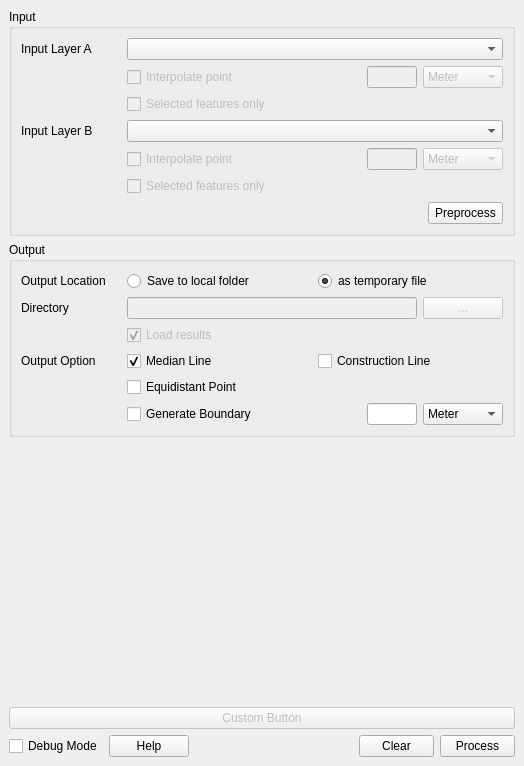
<?xml version="1.0" encoding="UTF-8"?>
<ui version="4.0">
 <class>EqDistantDockWidgetBase</class>
 <widget class="QDockWidget" name="EqDistantDockWidgetBase">
  <property name="geometry">
   <rect>
    <x>0</x>
    <y>0</y>
    <width>524</width>
    <height>766</height>
   </rect>
  </property>
  <property name="windowTitle">
   <string>EqDistant</string>
  </property>
  <widget class="QWidget" name="dockWidgetContents">
   <layout class="QGridLayout" name="gridLayout_3">
    <item row="0" column="0">
     <widget class="QGroupBox" name="groupBox">
      <property name="title">
       <string>Input</string>
      </property>
      <layout class="QGridLayout" name="gridLayout">
       <item row="1" column="0">
        <layout class="QGridLayout" name="gridLayout_4">
         <item row="1" column="2">
          <widget class="QLineEdit" name="interpolate_value_a">
           <property name="enabled">
            <bool>false</bool>
           </property>
           <property name="sizePolicy">
            <sizepolicy hsizetype="Maximum" vsizetype="Fixed">
             <horstretch>0</horstretch>
             <verstretch>0</verstretch>
            </sizepolicy>
           </property>
           <property name="maximumSize">
            <size>
             <width>50</width>
             <height>16777215</height>
            </size>
           </property>
           <property name="toolTip">
            <string>Interval distance. Line segment shorter than this value will be interpolated.</string>
           </property>
          </widget>
         </item>
         <item row="1" column="1">
          <widget class="QCheckBox" name="interpolate_input_a">
           <property name="enabled">
            <bool>false</bool>
           </property>
           <property name="toolTip">
            <string>Interpolate point at a given interval. Enabled on input layer in Projected CRS.</string>
           </property>
           <property name="text">
            <string>Interpolate point</string>
           </property>
          </widget>
         </item>
         <item row="1" column="0">
          <widget class="QLabel" name="label_8">
           <property name="maximumSize">
            <size>
             <width>100</width>
             <height>16777215</height>
            </size>
           </property>
           <property name="text">
            <string/>
           </property>
          </widget>
         </item>
         <item row="1" column="3">
          <widget class="QComboBox" name="interpolate_unit_a">
           <property name="enabled">
            <bool>false</bool>
           </property>
           <property name="sizePolicy">
            <sizepolicy hsizetype="Maximum" vsizetype="Fixed">
             <horstretch>0</horstretch>
             <verstretch>0</verstretch>
            </sizepolicy>
           </property>
           <property name="maximumSize">
            <size>
             <width>80</width>
             <height>16777215</height>
            </size>
           </property>
           <item>
            <property name="text">
             <string>Meter</string>
            </property>
           </item>
           <item>
            <property name="text">
             <string>Kilometer</string>
            </property>
           </item>
           <item>
            <property name="text">
             <string>Nautical Miles</string>
            </property>
           </item>
          </widget>
         </item>
         <item row="2" column="1">
          <widget class="QCheckBox" name="selected_input_a">
           <property name="enabled">
            <bool>false</bool>
           </property>
           <property name="toolTip">
            <string>Only use selected features in this layer as input for line creation.</string>
           </property>
           <property name="text">
            <string>Selected features only</string>
           </property>
          </widget>
         </item>
         <item row="2" column="0">
          <widget class="QLabel" name="label_5">
           <property name="maximumSize">
            <size>
             <width>100</width>
             <height>16777215</height>
            </size>
           </property>
           <property name="text">
            <string/>
           </property>
          </widget>
         </item>
        </layout>
       </item>
       <item row="0" column="0">
        <layout class="QHBoxLayout" name="horizontalLayout">
         <item>
          <widget class="QLabel" name="label">
           <property name="maximumSize">
            <size>
             <width>100</width>
             <height>16777215</height>
            </size>
           </property>
           <property name="text">
            <string>Input Layer A</string>
           </property>
          </widget>
         </item>
         <item>
          <widget class="QgsMapLayerComboBox" name="mcb_input_a"/>
         </item>
        </layout>
       </item>
       <item row="7" column="0">
        <layout class="QHBoxLayout" name="horizontalLayout_4">
         <item>
          <spacer name="horizontalSpacer_2">
           <property name="orientation">
            <enum>Qt::Horizontal</enum>
           </property>
           <property name="sizeHint" stdset="0">
            <size>
             <width>40</width>
             <height>20</height>
            </size>
           </property>
          </spacer>
         </item>
         <item>
          <widget class="QPushButton" name="btn_preprocess">
           <property name="minimumSize">
            <size>
             <width>75</width>
             <height>0</height>
            </size>
           </property>
           <property name="maximumSize">
            <size>
             <width>75</width>
             <height>16777215</height>
            </size>
           </property>
           <property name="toolTip">
            <string>Preprocess input data to get initial overview on the area.</string>
           </property>
           <property name="text">
            <string>Preprocess</string>
           </property>
          </widget>
         </item>
        </layout>
       </item>
       <item row="4" column="0">
        <layout class="QHBoxLayout" name="horizontalLayout_2">
         <item>
          <widget class="QLabel" name="label_2">
           <property name="maximumSize">
            <size>
             <width>100</width>
             <height>16777215</height>
            </size>
           </property>
           <property name="text">
            <string>Input Layer B</string>
           </property>
          </widget>
         </item>
         <item>
          <widget class="QgsMapLayerComboBox" name="mcb_input_b"/>
         </item>
        </layout>
       </item>
       <item row="5" column="0">
        <layout class="QGridLayout" name="gridLayout_5">
         <item row="0" column="4">
          <widget class="QComboBox" name="interpolate_unit_b">
           <property name="enabled">
            <bool>false</bool>
           </property>
           <property name="sizePolicy">
            <sizepolicy hsizetype="Maximum" vsizetype="Fixed">
             <horstretch>0</horstretch>
             <verstretch>0</verstretch>
            </sizepolicy>
           </property>
           <property name="maximumSize">
            <size>
             <width>80</width>
             <height>16777215</height>
            </size>
           </property>
           <item>
            <property name="text">
             <string>Meter</string>
            </property>
           </item>
           <item>
            <property name="text">
             <string>Kilometer</string>
            </property>
           </item>
           <item>
            <property name="text">
             <string>Nautical Miles</string>
            </property>
           </item>
          </widget>
         </item>
         <item row="1" column="2">
          <widget class="QCheckBox" name="selected_input_b">
           <property name="enabled">
            <bool>false</bool>
           </property>
           <property name="toolTip">
            <string>Only use selected features in this layer as input for line creation.</string>
           </property>
           <property name="text">
            <string>Selected features only</string>
           </property>
          </widget>
         </item>
         <item row="0" column="3">
          <widget class="QLineEdit" name="interpolate_value_b">
           <property name="enabled">
            <bool>false</bool>
           </property>
           <property name="sizePolicy">
            <sizepolicy hsizetype="Maximum" vsizetype="Fixed">
             <horstretch>0</horstretch>
             <verstretch>0</verstretch>
            </sizepolicy>
           </property>
           <property name="maximumSize">
            <size>
             <width>50</width>
             <height>16777215</height>
            </size>
           </property>
           <property name="toolTip">
            <string>Interval distance. Line segment shorter than this value will be interpolated.</string>
           </property>
          </widget>
         </item>
         <item row="0" column="2">
          <widget class="QCheckBox" name="interpolate_input_b">
           <property name="enabled">
            <bool>false</bool>
           </property>
           <property name="toolTip">
            <string>Interpolate point at a given interval. Enabled on input layer in Projected CRS.</string>
           </property>
           <property name="text">
            <string>Interpolate point</string>
           </property>
          </widget>
         </item>
         <item row="1" column="0">
          <widget class="QLabel" name="label_7">
           <property name="maximumSize">
            <size>
             <width>100</width>
             <height>16777215</height>
            </size>
           </property>
           <property name="text">
            <string/>
           </property>
          </widget>
         </item>
         <item row="0" column="0">
          <widget class="QLabel" name="label_6">
           <property name="maximumSize">
            <size>
             <width>100</width>
             <height>16777215</height>
            </size>
           </property>
           <property name="text">
            <string/>
           </property>
          </widget>
         </item>
        </layout>
       </item>
      </layout>
     </widget>
    </item>
    <item row="1" column="0">
     <widget class="QGroupBox" name="outputGroup">
      <property name="enabled">
       <bool>true</bool>
      </property>
      <property name="sizePolicy">
       <sizepolicy hsizetype="Expanding" vsizetype="Minimum">
        <horstretch>0</horstretch>
        <verstretch>0</verstretch>
       </sizepolicy>
      </property>
      <property name="title">
       <string>Output</string>
      </property>
      <layout class="QGridLayout" name="gridLayout_2">
       <item row="2" column="0">
        <layout class="QHBoxLayout" name="horizontalLayout_10">
         <item>
          <widget class="QLabel" name="label_10">
           <property name="minimumSize">
            <size>
             <width>100</width>
             <height>0</height>
            </size>
           </property>
           <property name="maximumSize">
            <size>
             <width>100</width>
             <height>16777215</height>
            </size>
           </property>
           <property name="text">
            <string>Directory</string>
           </property>
          </widget>
         </item>
         <item>
          <widget class="QLineEdit" name="folder_path">
           <property name="enabled">
            <bool>false</bool>
           </property>
           <property name="readOnly">
            <bool>true</bool>
           </property>
          </widget>
         </item>
         <item>
          <widget class="QPushButton" name="btn_browse_dir">
           <property name="enabled">
            <bool>false</bool>
           </property>
           <property name="minimumSize">
            <size>
             <width>75</width>
             <height>0</height>
            </size>
           </property>
           <property name="maximumSize">
            <size>
             <width>100</width>
             <height>16777215</height>
            </size>
           </property>
           <property name="toolTip">
            <string>Browse for folder to save the results layer.</string>
           </property>
           <property name="text">
            <string>...</string>
           </property>
          </widget>
         </item>
        </layout>
       </item>
       <item row="5" column="0">
        <layout class="QHBoxLayout" name="horizontalLayout_11">
         <item>
          <widget class="QLabel" name="label_11">
           <property name="maximumSize">
            <size>
             <width>100</width>
             <height>16777215</height>
            </size>
           </property>
           <property name="text">
            <string>Output Option</string>
           </property>
          </widget>
         </item>
         <item>
          <widget class="QCheckBox" name="check_median_line">
           <property name="toolTip">
            <string>Median / Equidistant line</string>
           </property>
           <property name="text">
            <string>Median Line</string>
           </property>
           <property name="checked">
            <bool>true</bool>
           </property>
          </widget>
         </item>
         <item>
          <widget class="QCheckBox" name="check_construction_line">
           <property name="toolTip">
            <string>Construction line indicates which point in the input layer that is used in creating the median line.</string>
           </property>
           <property name="text">
            <string>Construction Line</string>
           </property>
          </widget>
         </item>
        </layout>
       </item>
       <item row="6" column="0">
        <layout class="QHBoxLayout" name="horizontalLayout_14">
         <item>
          <widget class="QLabel" name="label_14">
           <property name="maximumSize">
            <size>
             <width>100</width>
             <height>16777215</height>
            </size>
           </property>
           <property name="text">
            <string/>
           </property>
          </widget>
         </item>
         <item>
          <widget class="QCheckBox" name="check_equidistant_point">
           <property name="toolTip">
            <string>Equidistant point</string>
           </property>
           <property name="text">
            <string>Equidistant Point</string>
           </property>
          </widget>
         </item>
        </layout>
       </item>
       <item row="4" column="0">
        <layout class="QHBoxLayout" name="horizontalLayout_12">
         <item>
          <widget class="QLabel" name="label_15">
           <property name="minimumSize">
            <size>
             <width>100</width>
             <height>0</height>
            </size>
           </property>
           <property name="maximumSize">
            <size>
             <width>100</width>
             <height>16777215</height>
            </size>
           </property>
           <property name="text">
            <string/>
           </property>
          </widget>
         </item>
         <item>
          <widget class="QCheckBox" name="check_load_result">
           <property name="enabled">
            <bool>false</bool>
           </property>
           <property name="toolTip">
            <string>Construction line indicates which point in the input layer that is used in creating the median line.</string>
           </property>
           <property name="text">
            <string>Load results</string>
           </property>
           <property name="checked">
            <bool>true</bool>
           </property>
          </widget>
         </item>
        </layout>
       </item>
       <item row="1" column="0">
        <layout class="QHBoxLayout" name="horizontalLayout_13">
         <item>
          <widget class="QLabel" name="label_13">
           <property name="maximumSize">
            <size>
             <width>100</width>
             <height>16777215</height>
            </size>
           </property>
           <property name="text">
            <string>Output Location</string>
           </property>
          </widget>
         </item>
         <item>
          <widget class="QRadioButton" name="rb_saveToFolder">
           <property name="toolTip">
            <string>Save the final results in local folder.</string>
           </property>
           <property name="text">
            <string>Save to local folder</string>
           </property>
          </widget>
         </item>
         <item>
          <widget class="QRadioButton" name="rb_saveAsTemporary">
           <property name="toolTip">
            <string>Save the final results as memory layer.</string>
           </property>
           <property name="text">
            <string>as temporary file</string>
           </property>
           <property name="checked">
            <bool>true</bool>
           </property>
          </widget>
         </item>
        </layout>
       </item>
       <item row="7" column="0">
        <layout class="QHBoxLayout" name="horizontalLayout_15">
         <item>
          <widget class="QLabel" name="label_16">
           <property name="maximumSize">
            <size>
             <width>100</width>
             <height>16777215</height>
            </size>
           </property>
           <property name="text">
            <string/>
           </property>
          </widget>
         </item>
         <item>
          <widget class="QCheckBox" name="check_final_boundary">
           <property name="toolTip">
            <string>Equidistant point</string>
           </property>
           <property name="text">
            <string>Generate Boundary</string>
           </property>
          </widget>
         </item>
         <item>
          <widget class="QLineEdit" name="buffer_value">
           <property name="enabled">
            <bool>true</bool>
           </property>
           <property name="sizePolicy">
            <sizepolicy hsizetype="Maximum" vsizetype="Fixed">
             <horstretch>0</horstretch>
             <verstretch>0</verstretch>
            </sizepolicy>
           </property>
           <property name="maximumSize">
            <size>
             <width>50</width>
             <height>16777215</height>
            </size>
           </property>
           <property name="toolTip">
            <string>Interval distance. Line segment shorter than this value will be interpolated.</string>
           </property>
          </widget>
         </item>
         <item>
          <widget class="QComboBox" name="buffer_unit">
           <property name="enabled">
            <bool>true</bool>
           </property>
           <property name="sizePolicy">
            <sizepolicy hsizetype="Maximum" vsizetype="Fixed">
             <horstretch>0</horstretch>
             <verstretch>0</verstretch>
            </sizepolicy>
           </property>
           <property name="maximumSize">
            <size>
             <width>80</width>
             <height>16777215</height>
            </size>
           </property>
           <item>
            <property name="text">
             <string>Meter</string>
            </property>
           </item>
           <item>
            <property name="text">
             <string>Kilometer</string>
            </property>
           </item>
           <item>
            <property name="text">
             <string>Nautical Miles</string>
            </property>
           </item>
          </widget>
         </item>
        </layout>
       </item>
      </layout>
     </widget>
    </item>
    <item row="4" column="0">
     <layout class="QHBoxLayout" name="horizontalLayout_3">
      <item>
       <widget class="QCheckBox" name="check_debug_mode">
        <property name="toolTip">
         <string>Export all intermediate results to the layer list as memory layers.</string>
        </property>
        <property name="text">
         <string>Debug Mode</string>
        </property>
       </widget>
      </item>
      <item>
       <widget class="QPushButton" name="btn_help">
        <property name="text">
         <string>Help</string>
        </property>
       </widget>
      </item>
      <item>
       <spacer name="horizontalSpacer">
        <property name="orientation">
         <enum>Qt::Horizontal</enum>
        </property>
        <property name="sizeHint" stdset="0">
         <size>
          <width>40</width>
          <height>20</height>
         </size>
        </property>
       </spacer>
      </item>
      <item>
       <widget class="QPushButton" name="btn_clear">
        <property name="minimumSize">
         <size>
          <width>50</width>
          <height>0</height>
         </size>
        </property>
        <property name="maximumSize">
         <size>
          <width>75</width>
          <height>16777215</height>
         </size>
        </property>
        <property name="toolTip">
         <string>Clear all input.</string>
        </property>
        <property name="text">
         <string>Clear</string>
        </property>
       </widget>
      </item>
      <item>
       <widget class="QPushButton" name="btn_process">
        <property name="minimumSize">
         <size>
          <width>75</width>
          <height>0</height>
         </size>
        </property>
        <property name="maximumSize">
         <size>
          <width>75</width>
          <height>16777215</height>
         </size>
        </property>
        <property name="text">
         <string>Process</string>
        </property>
       </widget>
      </item>
     </layout>
    </item>
    <item row="2" column="0">
     <spacer name="verticalSpacer">
      <property name="orientation">
       <enum>Qt::Vertical</enum>
      </property>
      <property name="sizeHint" stdset="0">
       <size>
        <width>20</width>
        <height>40</height>
       </size>
      </property>
     </spacer>
    </item>
    <item row="3" column="0">
     <widget class="QPushButton" name="pushButton">
      <property name="enabled">
       <bool>false</bool>
      </property>
      <property name="text">
       <string>Custom Button</string>
      </property>
     </widget>
    </item>
   </layout>
  </widget>
 </widget>
 <customwidgets>
  <customwidget>
   <class>QgsMapLayerComboBox</class>
   <extends>QComboBox</extends>
   <header>qgsmaplayercombobox.h</header>
  </customwidget>
 </customwidgets>
 <resources/>
 <connections>
  <connection>
   <sender>rb_saveToFolder</sender>
   <signal>toggled(bool)</signal>
   <receiver>folder_path</receiver>
   <slot>setEnabled(bool)</slot>
   <hints>
    <hint type="sourcelabel">
     <x>268</x>
     <y>297</y>
    </hint>
    <hint type="destinationlabel">
     <x>269</x>
     <y>326</y>
    </hint>
   </hints>
  </connection>
  <connection>
   <sender>rb_saveToFolder</sender>
   <signal>toggled(bool)</signal>
   <receiver>btn_browse_dir</receiver>
   <slot>setEnabled(bool)</slot>
   <hints>
    <hint type="sourcelabel">
     <x>316</x>
     <y>297</y>
    </hint>
    <hint type="destinationlabel">
     <x>513</x>
     <y>328</y>
    </hint>
   </hints>
  </connection>
  <connection>
   <sender>interpolate_input_a</sender>
   <signal>toggled(bool)</signal>
   <receiver>interpolate_value_a</receiver>
   <slot>setEnabled(bool)</slot>
   <hints>
    <hint type="sourcelabel">
     <x>269</x>
     <y>96</y>
    </hint>
    <hint type="destinationlabel">
     <x>467</x>
     <y>104</y>
    </hint>
   </hints>
  </connection>
  <connection>
   <sender>interpolate_input_a</sender>
   <signal>toggled(bool)</signal>
   <receiver>interpolate_unit_a</receiver>
   <slot>setEnabled(bool)</slot>
   <hints>
    <hint type="sourcelabel">
     <x>280</x>
     <y>91</y>
    </hint>
    <hint type="destinationlabel">
     <x>481</x>
     <y>96</y>
    </hint>
   </hints>
  </connection>
  <connection>
   <sender>interpolate_input_b</sender>
   <signal>toggled(bool)</signal>
   <receiver>interpolate_value_b</receiver>
   <slot>setEnabled(bool)</slot>
   <hints>
    <hint type="sourcelabel">
     <x>411</x>
     <y>183</y>
    </hint>
    <hint type="destinationlabel">
     <x>467</x>
     <y>185</y>
    </hint>
   </hints>
  </connection>
  <connection>
   <sender>interpolate_input_b</sender>
   <signal>toggled(bool)</signal>
   <receiver>interpolate_unit_b</receiver>
   <slot>setEnabled(bool)</slot>
   <hints>
    <hint type="sourcelabel">
     <x>402</x>
     <y>183</y>
    </hint>
    <hint type="destinationlabel">
     <x>513</x>
     <y>185</y>
    </hint>
   </hints>
  </connection>
  <connection>
   <sender>rb_saveToFolder</sender>
   <signal>toggled(bool)</signal>
   <receiver>check_load_result</receiver>
   <slot>setEnabled(bool)</slot>
   <hints>
    <hint type="sourcelabel">
     <x>181</x>
     <y>287</y>
    </hint>
    <hint type="destinationlabel">
     <x>175</x>
     <y>347</y>
    </hint>
   </hints>
  </connection>
 </connections>
</ui>
